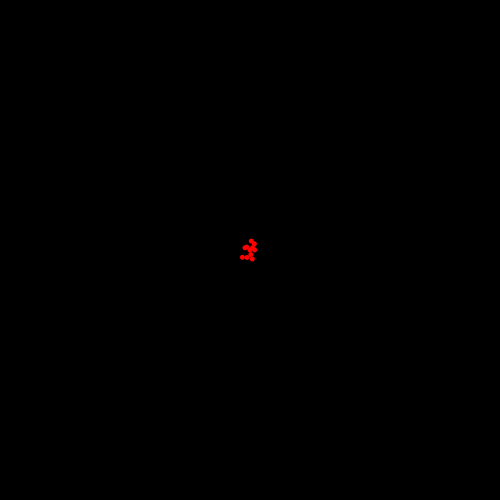
Frame 1 (no input)
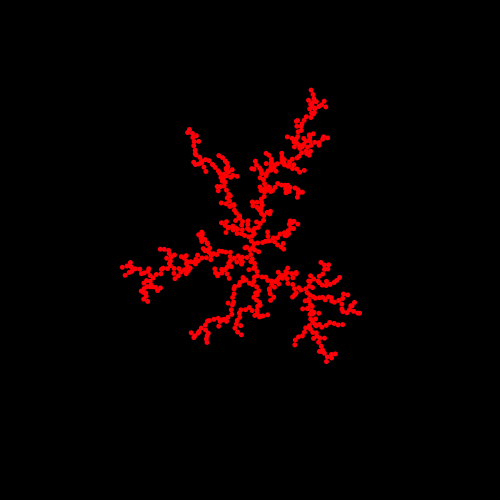
Frame 60 (the mouse pressed at the canvas centre just before this capture)
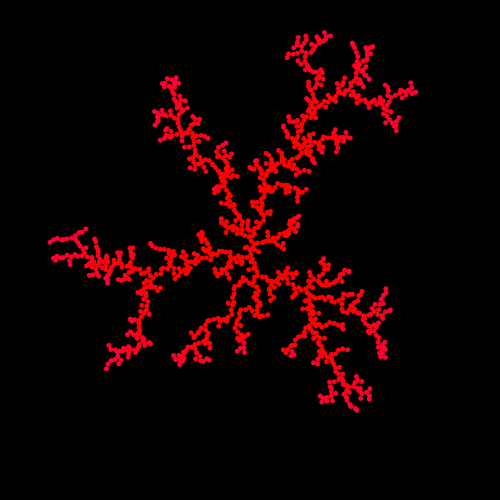
Frame 120 (the mouse held since frame 60 and released just before this capture)

The Processing sketch that drew these frames (run headless with seeded random() and noise(); from frame 60 on, the mouse is pressed at the canvas centre):

// Processing sketch: DLA2D_Box1
// ── DLA2D_Box1.pde
ArrayList<PVector>stuck;
void setup(){
  size(500,500);
  stuck=new ArrayList<PVector>();
  stuck.add(new PVector(width/2,height/2));
  //stuck.add(new PVector(width/2,0));
}
float rad=5;
float fract(float f){
  float fract= f-floor(f);
  return cos(TWO_PI*fract)/2+0.5;
}
int iters=0;
void draw(){
  background(0);
  for(int i=0;i<10;i++)doPoint();
  for(PVector p:stuck){
    //fill(255,0,0);
    colorMode(HSB,100);
    fill(color(fract(p.z*0.00005)*100,100,100));
    noStroke();
    ellipse(p.x,p.y,rad,rad);
  }
}
boolean notTouching(PVector p){
  for(PVector p1:stuck){
    if(dist(p.x,p.y,p1.x,p1.y)<rad)return false;
  }
  return true;
}
PVector createNewVector(){
  int i=int(random(4));
  if(i==0)return new PVector(random(width),0);
  if(i==1)return new PVector(random(width),height);
  if(i==2)return new PVector(0,random(width));
  if(i==3)return new PVector(height,random(width));
  return new PVector(0,0);
}
float marg=-100;
void doPoint(){
  iters++;
  PVector p=createNewVector();
  while(notTouching(p)){
    p.x+=random(-5,5);
    p.y+=random(-5,5);
    if(p.x<0)p.x=width;
    if(p.y<0)p.y=height;
    if(p.x>width)p.x=0;
    if(p.y>height)p.y=0;
  }
  p.z=iters;
  stuck.add(p);
}
